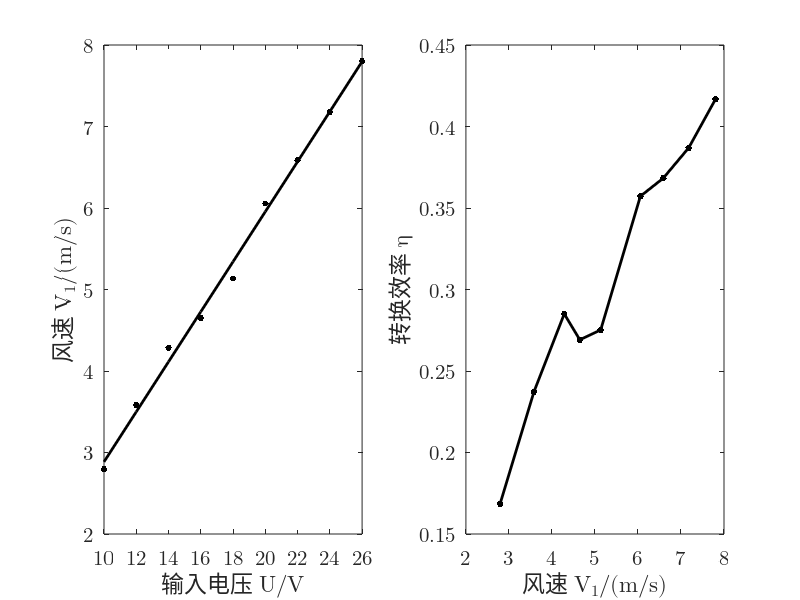

Recreate this plot in MATLAB.
u =(10:2:26);
i =[0.065 0.081 0.099 0.117 0.137 0.156 0.177 0.200 0.220];
v1=[2.795 3.582 4.286 4.648 5.133 6.056 6.587 7.180 7.803];
r=0.5*103.84*10^(-3);
s=pi*r*r;
rho=1.185;
p0=u.*i
p1=0.5.*rho.*s.*(v1.^3)
ita=p1./p0

subplot(1, 2, 1);
uv=scatter(u, v1, 200, 'k', '.');
hold on;
xlim([10, 26])
xticks(u)
set(gca, 'FontName', 'Latin Modern Math', 'FontSize', 15);
xlabel('\fontname{Songti SC}输入电压 \fontname{Latin Modern Math}U/V');
ylabel('\fontname{Songti SC}风速 \fontname{Latin Modern Math}V_1/(m/s)');
box on;
M=[u' ones(9,1)];
k=M\(v1');
v1pre=(M*k)';

plot(u, v1pre, '-k', 'LineWidth', 2);

subplot(1, 2, 2);
plot(v1, ita, '.-k', 'LineWidth', 2, 'MarkerSize', 15);
set(gca, 'FontName', 'Latin Modern Math', 'FontSize', 15);
xlabel('\fontname{Songti SC}风速 \fontname{Latin Modern Math}V_1/(m/s)');
ylabel('\fontname{Songti SC}转换效率 \fontname{Latin Modern Math}\eta');
